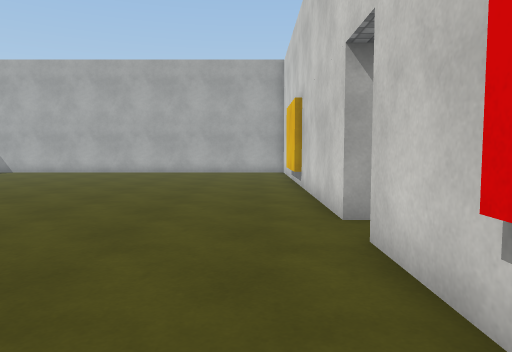
View 1 (above)

16 first-person views from a walk through a Unity game level. The camera is 1.2 m above the floor, tilts 4° down and sees 70° across. The floor is counted in squares, 1 m on a side. Each view is taken from the middle of a square. On the plan, view 1 faces up. The plan holds only what a view shows up to about 15 squares ahead; the rest is blank. The place goes on beyond the plan. The player is left out. Door leaves are left out, so doorways stand open. Surface patterns are stand-ins for the level's own textures.

View 2
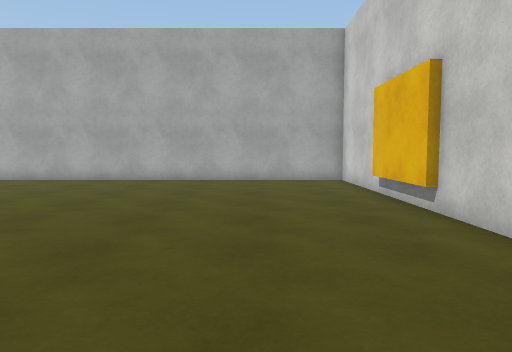

View 3
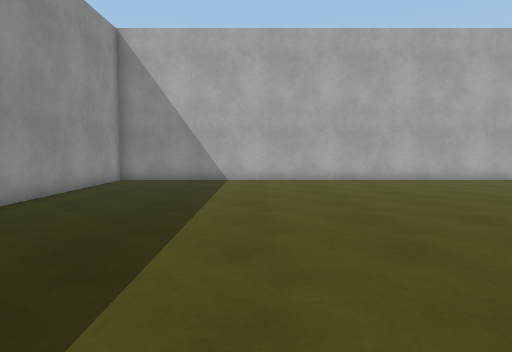

View 4
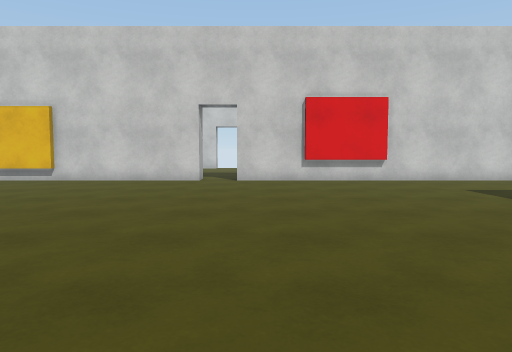

View 5
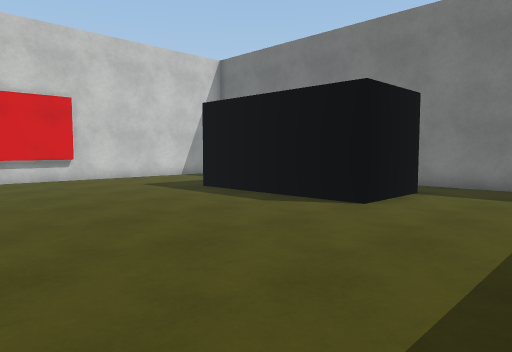

View 6
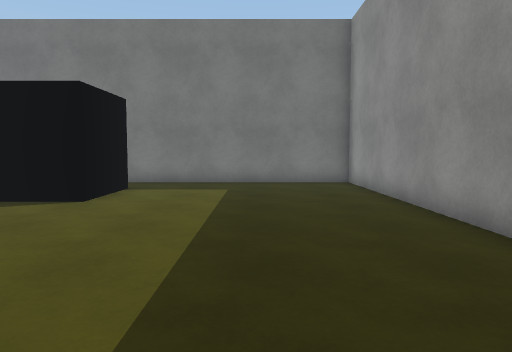

View 7
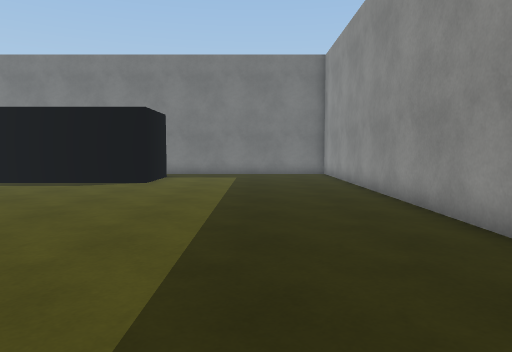

View 8
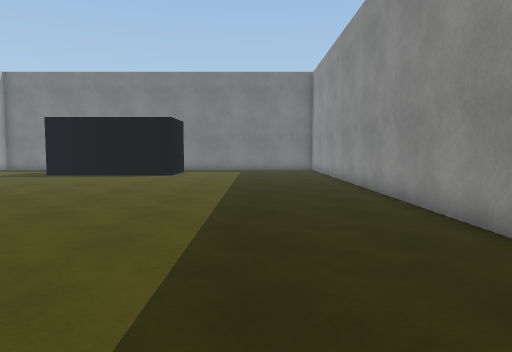

View 9
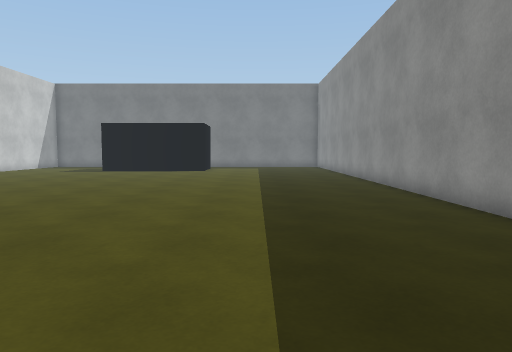

View 10
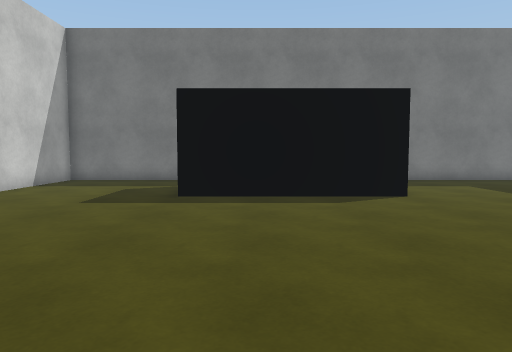

View 11
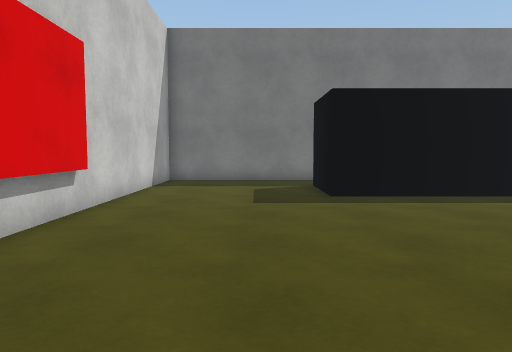

View 12
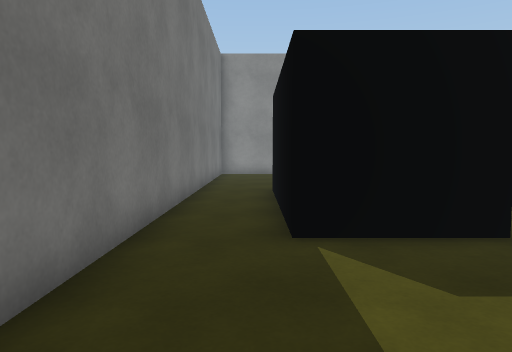

View 13
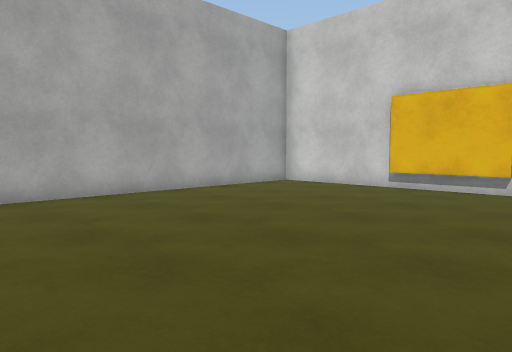

View 14
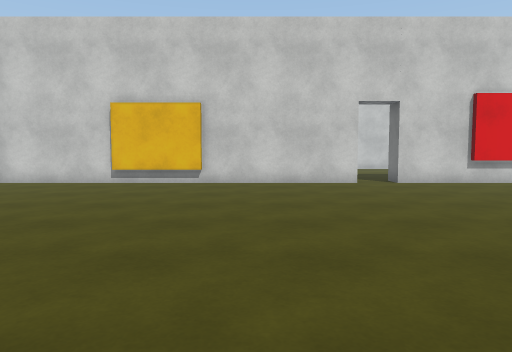

View 15
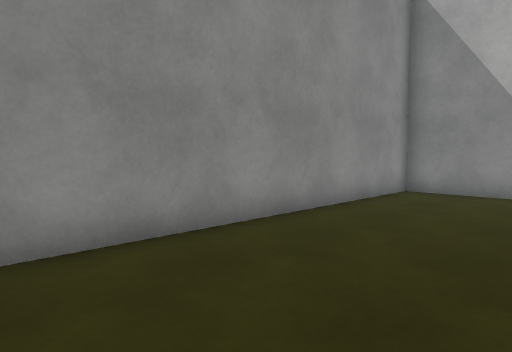

View 16
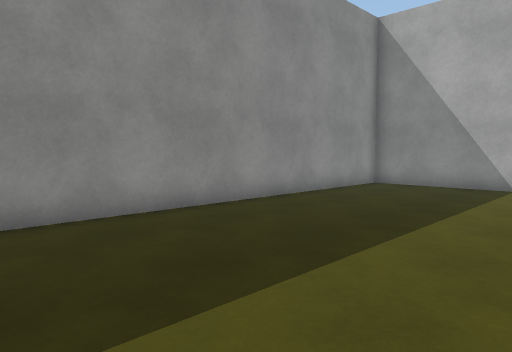

### Floor plan
Points are (right, up) in squares from view 1. A wall is a line through its corners. A room is listed if a view was taken in it or the views show most of it. See-through windows are left out.
Room 1 (views 1, 2, 3, 4, 5, 6, 7, 8, 9, 10, 11, 12, 13, 14, 15, 16)
walls: (1.5, 6.2) (1.5, 19.7) (-17.5, 19.7) (-17.5, -8.7) (1.5, -8.7) (1.5, 4.7); (1.3, 11.9) (1.3, 15.2); (1.3, -1.1) (1.3, 2.1); (-4.6, -6.5) (-10, -6.5) (-10, -3.5) (-4, -3.5) (-4, -6.5)

Where each view was taken, in squares from view 1:
view 1: 0 up, 0 right, facing up
view 2: 5 up, 2 left, facing up
view 3: 5 up, 12 left, facing up
view 4: 4 up, 13 left, facing right
view 5: 4 up, 14 left, facing down-right
view 6: 5 up, 14 left, facing down
view 7: 10 up, 14 left, facing down
view 8: 14 up, 14 left, facing down
view 9: 18 up, 13 left, facing down
view 10: 6 up, 6 left, facing down
view 11: 6 up, 2 left, facing down
view 12: 7 down, 1 right, facing left
view 13: 10 up, 10 left, facing up-right
view 14: 10 up, 12 left, facing right
view 15: 9 up, 13 left, facing up-left
view 16: 7 up, 11 left, facing up-left
